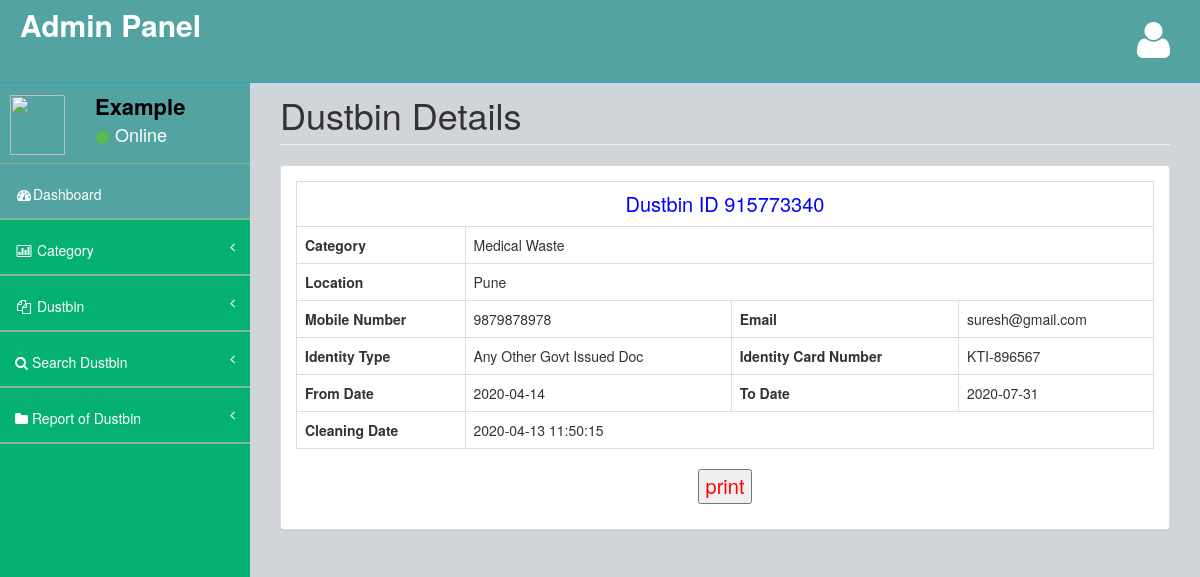
/admin/view-pass-detail.php?viewid=1 (signed in), run on the app's committed database.
### tables this page shows
CREATE TABLE `tblpass` (
  `ID` int(10) NOT NULL,
  `DustbinID` varchar(200) DEFAULT NULL,
  `Location` varchar(200) DEFAULT NULL,
  `ContactNumber` bigint(10) DEFAULT NULL,
  `Email` varchar(200) DEFAULT NULL,
  `IdentityType` varchar(200) DEFAULT NULL,
  `IdentityNo` varchar(200) DEFAULT NULL,
  `Category` varchar(100) DEFAULT NULL,
  `FromDate` varchar(200) DEFAULT NULL,
  `ToDate` varchar(200) DEFAULT NULL,
  `CleaningDate` timestamp NULL DEFAULT current_timestamp()
);

### admin/view-pass-detail.php (the view, shortened to what this page needs)
<?php
include('includes/dbconnection.php');
if (strlen($_SESSION['cpmsaid']==0)) {
  header('location:logout.php');
  } else{
?>
<!DOCTYPE html>
<html>
<head>
    <link href="assets/plugins/bootstrap/bootstrap.css" rel="stylesheet" />
    <link href="assets/font-awesome/css/font-awesome.css" rel="stylesheet" />
    <link href="assets/plugins/pace/pace-theme-big-counter.css" rel="stylesheet" />
   <link href="assets/css/style.css" rel="stylesheet" />
      <link href="assets/css/main-style.css" rel="stylesheet" />
</head>
<body>
    <div id="wrapper">
      <?php include_once('includes/header.php');?>
        <?php include_once('includes/sidebar.php');?>
          <div id="page-wrapper">
            <div class="row">
                <div class="col-lg-12">
                    <h1 class="page-header">Dustbin Details</h1>
                </div>
            </div>
            <div class="row">
                <div class="col-lg-12">
                    <div class="panel panel-default">
                        <div class="panel-body">
                            <div class="row" id="divToPrint">
                                <div class="col-lg-12">
                                   <?php
$vid=$_GET['viewid'];
$sql="SELECT * from  tblpass where ID=$vid";
$query = $dbh -> prepare($sql);
$query->execute();
$results=$query->fetchAll(PDO::FETCH_OBJ);
$cnt=1;
if($query->rowCount() > 0)
{
foreach($results as $row)
{               ?>
                                    <table border="1" class="table table-bordered" >
                                    <tr align="center">
<td colspan="6" style="font-size:20px;color:blue">
 Dustbin ID <?php  echo ($row->DustbinID);?></td></tr>
   <tr>
        <th scope>Category</th>
    <td colspan="3"><?php  echo ($row->Category);?></td>
  </tr>
  <tr>
    <th scope>Location</th>
    <td colspan="3"><?php  echo ($row->Location);?></td>
  </tr>
  <tr>
    <th scope>Mobile Number</th>
    <td><?php  echo ($row->ContactNumber);?></td>
    <th scope>Email</th>
    <td><?php  echo ($row->Email);?></td>
  </tr>
<tr>
    <th scope>Identity Type</th>
    <td><?php  echo ($row->IdentityType);?></td>
    <th scope>Identity Card Number</th>
    <td><?php  echo ($row->IdentityNo);?></td>
  </tr>
<tr>
    <th scope>From Date</th>
    <td><?php  echo ($row->FromDate);?></td>
    <th scope>To Date</th>
    <td><?php  echo ($row->ToDate);?></td>
  </tr>
  <tr>
    <th scope>Cleaning Date</th>
    <td colspan="3"><?php  echo ($row->CleaningDate);?></td>
  </tr>
   <?php $cnt=$cnt+1;}} ?>
   </table>
   <p style="text-align: center;font-size: 20px;color: red">
  <input type="button" value="print" onclick="PrintDiv();" /></p>
                                </div>
                            </div>
                        </div>
                    </div>
                </div>
            </div>
        </div>
    </div>
</body>
</html>
<?php }  ?>

### admin/includes/header.php (shortened to what this page needs)
<nav class="navbar navbar-default navbar-fixed-top" role="navigation" id="navbar">
            <div class="navbar-header">
                <a class="navbar-brand" href="dashboard.php">
                    <strong style="color: white;font-size: 30px">Admin Panel</strong>
                </a>
            </div>
            <ul class="nav navbar-top-links navbar-right">
                <li class="dropdown">
                    <a class="dropdown-toggle" data-toggle="dropdown" href="#">
                        <i class="fa fa-user fa-3x"></i>
                    </a>
                </li>
            </ul>
        </nav>

### admin/includes/sidebar.php (shortened to what this page needs)
<?php
include('includes/dbconnection.php');
?>
        <nav class="navbar-default navbar-static-side" role="navigation">
            <div class="sidebar-collapse">
                <ul class="nav" id="side-menu">
                    <li>
                        <div class="user-section">
                            <div class="user-section-inner">
                                <img src="assets/img/user.jpg" alt="">
                            </div>
                            <div class="user-info">
                                <?php
$aid=$_SESSION['cpmsaid'];
$sql="SELECT AdminName from  tbladmin where ID=:aid";
$query = $dbh -> prepare($sql);
$query->bindParam(':aid',$aid,PDO::PARAM_STR);
$query->execute();
$results=$query->fetchAll(PDO::FETCH_OBJ);
$cnt=1;
if($query->rowCount() > 0)
{
foreach($results as $row)
{               ?>
                                <div><strong><?php  echo $row->AdminName;?></strong></div>
                                <div class="user-text-online">
                                    <span class="user-circle-online btn btn-success btn-circle "></span>&nbsp;Online
                                </div>
                            </div>
                            <?php $cnt=$cnt+1;}} ?>
                        </div>
                    </li>
                    <li class="selected">
                        <a href="dashboard.php"><i class="fa fa-dashboard fa-fw"></i>Dashboard</a>
                    </li>
                    <li>
                        <a href="#"><i class="fa fa-bar-chart-o fa-fw"></i> Category<span class="fa arrow"></span></a>
                    </li>
                    <li>
                        <a href="#"><i class="fa fa-files-o fa-fw"></i> Dustbin<span class="fa arrow"></span></a>
                    </li>
                    <li>
                        <a href="search-pass.php"><i class="fa fa-search"></i>  Search Dustbin<span class="fa arrow"></span></a>
                        </li>
                        <li>
                        <a href="pass-bwdates-report.php"><i class="fa fa-folder"></i>  Report of Dustbin<span class="fa arrow"></span></a>
                        </li>
                </ul>
            </div>
        </nav>

### admin/assets/css/style.css (style rules this page uses)
body { background-color: #f8f8f8; }
#wrapper { width: 100%; margin-top: 55px!important; background-color:#04B173; }
#page-wrapper { padding: 0 15px; min-height: 568px; background-color:rgb(209, 212, 216); }
.navbar-static-side ul li { border-bottom:1px solid #84B899 !important; }
.navbar-top-links li { display: inline-block; }
.navbar-top-links li:last-child { margin-right: 15px; }
.navbar-top-links li a { padding: 20px; min-height: 50px; }
.arrow { float: right; }
.fa.arrow:before { content: "\f104"; }
@media (min-width:768px) { .navbar-static-side { z-index: 1; position: absolute; width: 250px; } }
.btn-circle { width: 30px; height: 30px; padding: 6px 0; border-radius: 15px; text-align: center; font-size: 12px; line-height: 1.428571429; }

### admin/assets/css/main-style.css (style rules this page uses)
.user-section-inner { height: 65px; width: 65px; -moz-border-radius: 3px; -webkit-border-radius: 3px; border-radius: 3px; overflow: hidden; display: inline-block; float: left; margin-right: 15px; margin-top: 20px; }
.user-section-inner img { margin-left:10px; width:55px; height:60px; }
.user-info { display: block; color:#000!important; display: inline-block; padding: 15px; margin-bottom: 0px }
.user-text-online { font-size:18px; color:#fff }
.user-circle-online { width: 15px!important; height: 15px!important; }
.navbar-top-links > li > a { color: #FFFFFF; }
.nav > li > a { padding: 20px 15px; }
#side-menu { background-color:#04B173; }
#side-menu a { color:#fff; border-bottom: 1px solid #84B899 !important; height: 55px; }
.selected { background-color:rgb(83, 163, 163); }
#navbar { background-color:rgb(83, 163, 163); }
.navbar-brand { padding-left:20px; }
.navbar-default { border-color: #27A6BE; }
@media (min-width:768px) { #page-wrapper { position: inherit; margin: 0 0 0 250px; padding: 0 30px; min-height: 1000px; } }

### data on the page
tblpass: DustbinID "915773340", Category "Medical Waste", Location "Pune", ContactNumber "9879878978", Email "suresh@gmail.com", IdentityType "Any Other Govt Issued Doc", IdentityNo "KTI-896567", FromDate "2020-04-14", ToDate "2020-07-31", CleaningDate "2020-04-13 11:50:15"

### other printed values
$row->AdminName "Example"
